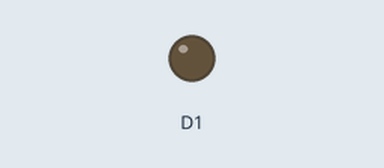
Bench run of a sketch on a simulated ESP8266 (NodeMCU). Shown: output pins drawn as LEDs (lit = HIGH).

Above: at 2.5 s.
At 7.5 s:
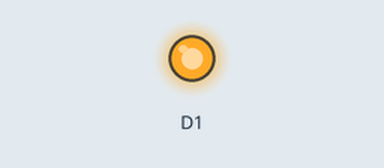
Timing chart, 0 to 13.0 s (numbered marks = the images above):
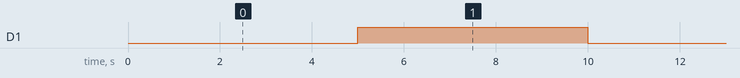

Measured:
- by itself, D1: alternates HIGH for 5.0 s and LOW for 5.0 s

The sketch:

Relay.ino
```cpp
/* @Date    : 24-Sep-2019
 * @Author  : Vivek Yadav
   @Brief   : 3V ~ 5Vdc Relay
   @Version : v.01(NodeMcu 12E)

   @Working : Work two mode Normally Open(NO) and Normally Close(NC)
              controll devices according to your Input at Signal Pin.
*/


void setup() {
pinMode(D1,OUTPUT);

}

void loop() {
delay(5000);
digitalWrite(D1,HIGH);
delay(5000);
digitalWrite(D1,LOW);
}
```
